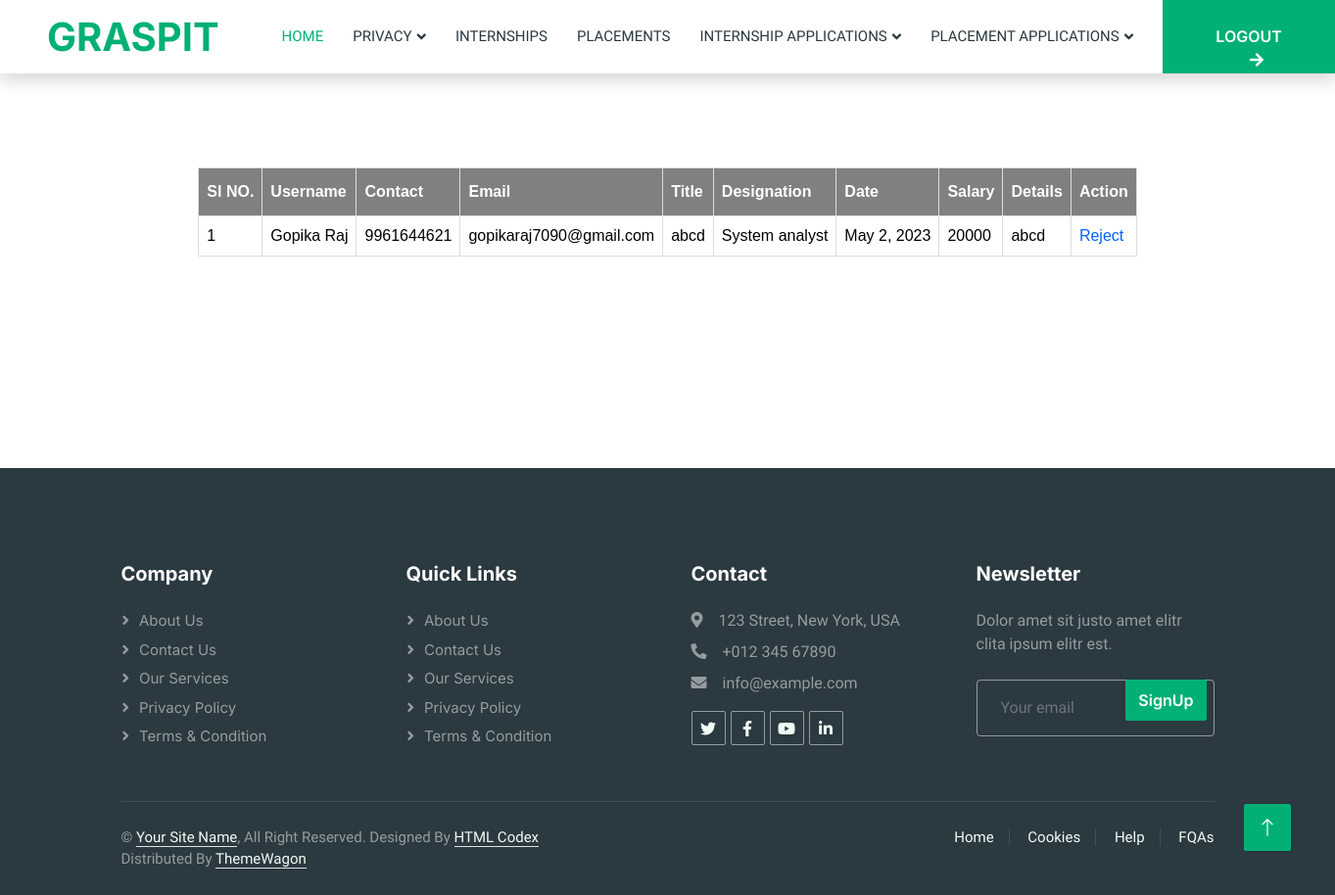
Page /WCompany/acceptedplacementapplications/ (signed in) on the committed database.
### User/models.py (models this page shows)
class Placement_Apply(models.Model):
    apply_date=models.DateField(auto_now=True)
    placement=models.ForeignKey(tbl_placements,on_delete=models.SET_NULL,null=True)
    user=models.ForeignKey(UserRegistration,on_delete=models.SET_NULL,null=True)
    plcapply_sts=models.IntegerField(default=0)

### Guest/models.py (models this page shows)
class UserRegistration(models.Model):
    user_name=models.CharField(max_length=100)
    user_contact=models.CharField(max_length=100)
    user_email=models.EmailField(unique=True)
    user_gender=models.CharField(max_length=100)
    user_address=models.TextField(null=True)
    user_course=models.ForeignKey(Course,on_delete=models.SET_NULL,null=True)
    user_photo=models.FileField(upload_to='userdocs/')
    user_proof=models.FileField(upload_to='userdocs/')
    user_password=models.CharField(max_length=100,unique=True)
    place=models.ForeignKey(Place,on_delete=models.CASCADE)
    user_doj=models.DateField(auto_now=True)
    user_graduation=models.CharField(max_length=50)
    user_vsts=models.IntegerField(default=0)

### Company/models.py (models this page shows)
class tbl_placements(models.Model):
    plc_title=models.CharField(max_length=50)
    plc_designation=models.CharField(max_length=50)
    plc_date=models.DateField(auto_now=True)
    plc_salary=models.IntegerField(default=0)
    plc_details=models.TextField(null=True)
    company=models.ForeignKey(CompanyRegistration,on_delete=models.SET_NULL,null=True)

### Company/views.py (the view)
# urls.py: path('acceptedplacementapplications/',views.acceptedplcapps,name="AcceptedPlacementApplications"),
def acceptedplcapps(request):
    if 'cid' in request.session:
        cmpny=CompanyRegistration.objects.get(id=request.session['cid'])
        plcapplctns=Placement_Apply.objects.filter(placement__company=cmpny,plcapply_sts=1)
        return render(request,"Company/AcceptedPlacements.html",{'PlcApplctn':plcapplctns})
    else:
        return redirect('webguest:Home')

### Company/Templates/Company/AcceptedPlacements.html (shortened to what this page needs)
{% extends 'Company/Head.html' %}
{% load static %}
{% block content %}<!DOCTYPE html>
<html lang="en">
<head>
</head>
<body>
    <br><br><br><br>
<div id="tab" align="center">
    <table border="1" align="center">
        <tr>
            <th>SI NO.</th>
            <th>Username</th>
            <th>Contact</th>
            <th>Email</th>
            <th>Title</th>
            <th>Designation</th>
            <th>Date</th>
            <th>Salary</th>
            <th>Details</th>
            <th>Action</th>
         </tr>
         {% for i in PlcApplctn %}
         <tr>
            <td>{{ forloop.counter }}</td>
            <td>{{i.user.user_name}}</td>
            <td>{{i.user.user_contact}}</td>
            <td>{{i.user.user_email}}</td>
            <td>{{i.placement.plc_title}}</td>
            <td>{{i.placement.plc_designation}}</td>
            <td>{{i.placement.plc_date}}</td>
            <td>{{i.placement.plc_salary}}</td>
            <td>{{i.placement.plc_details}}</td>
            <td>
                <a href="{% url 'webcompany:reject_placement' i.id %}">Reject</a>
            </td>
         </tr>
         {% endfor %}
    </table>
</div>
</body>
</html>
<br><br><br><br><br><br><br>
{% endblock content %}

### Guest/static/Main/css/style.css (style rules this page uses)
:root { --primary: #00B074; --secondary: #2B9BFF; --light: #EFFDF5; --dark: #2B3940; }

### Guest/static/form.css (style rules this page uses)
#tab { font-family: "Trebuchet MS", Arial, Helvetica, sans-serif; border-collapse: collapse; width: 100%; }
#tab td, #tab th { border: 1px solid #ddd; padding: 8px; color: black; }
#tab a { color:#06F; }
#tab th { padding-top: 12px; padding-bottom: 12px; text-align: left; background-color: gray; color: white; }

### rows in the picture
Placement_Apply: user.user_name "Gopika Raj", user.user_contact "9961644621", user.user_email "gopikaraj7090@gmail.com", placement.plc_title "abcd", placement.plc_designation "System analyst", placement.plc_date "May 2, 2023", placement.plc_salary "20000", placement.plc_details "abcd"
